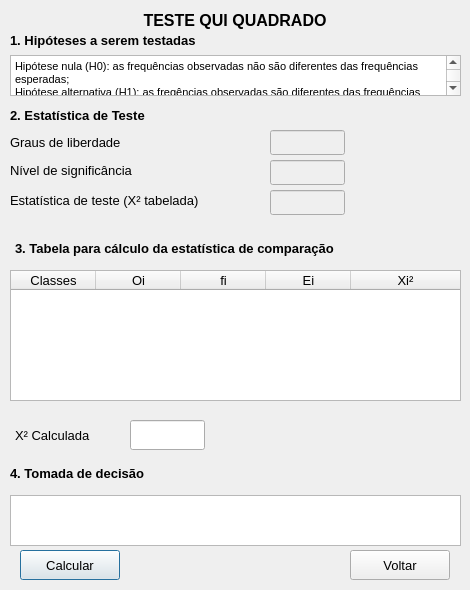
<?xml version="1.0" encoding="UTF-8"?>
<ui version="4.0">
 <class>quiQuadrado</class>
 <widget class="QDialog" name="quiQuadrado">
  <property name="geometry">
   <rect>
    <x>0</x>
    <y>0</y>
    <width>470</width>
    <height>590</height>
   </rect>
  </property>
  <property name="minimumSize">
   <size>
    <width>470</width>
    <height>590</height>
   </size>
  </property>
  <property name="maximumSize">
   <size>
    <width>470</width>
    <height>590</height>
   </size>
  </property>
  <property name="windowTitle">
   <string>UFCA-IDF</string>
  </property>
  <property name="windowIcon">
   <iconset resource="../resources.qrc">
    <normaloff>:/plugins/UFCA_IDF/imagens/icon.png</normaloff>:/plugins/UFCA_IDF/imagens/icon.png</iconset>
  </property>
  <widget class="QLineEdit" name="txtX2Calculada">
   <property name="geometry">
    <rect>
     <x>130</x>
     <y>420</y>
     <width>75</width>
     <height>30</height>
    </rect>
   </property>
   <property name="font">
    <font>
     <family>Arial</family>
     <pointsize>10</pointsize>
    </font>
   </property>
   <property name="readOnly">
    <bool>true</bool>
   </property>
  </widget>
  <widget class="QLabel" name="label_3">
   <property name="geometry">
    <rect>
     <x>10</x>
     <y>105</y>
     <width>186</width>
     <height>21</height>
    </rect>
   </property>
   <property name="font">
    <font>
     <family>Arial</family>
     <pointsize>10</pointsize>
     <weight>75</weight>
     <bold>true</bold>
    </font>
   </property>
   <property name="text">
    <string>2. Estatística de Teste</string>
   </property>
  </widget>
  <widget class="QLabel" name="label_5">
   <property name="geometry">
    <rect>
     <x>10</x>
     <y>160</y>
     <width>191</width>
     <height>21</height>
    </rect>
   </property>
   <property name="font">
    <font>
     <family>Arial</family>
     <pointsize>10</pointsize>
    </font>
   </property>
   <property name="text">
    <string>Nível de significância</string>
   </property>
  </widget>
  <widget class="QPushButton" name="btnCalcularQuiQuadrado">
   <property name="geometry">
    <rect>
     <x>20</x>
     <y>550</y>
     <width>100</width>
     <height>30</height>
    </rect>
   </property>
   <property name="minimumSize">
    <size>
     <width>100</width>
     <height>30</height>
    </size>
   </property>
   <property name="maximumSize">
    <size>
     <width>100</width>
     <height>30</height>
    </size>
   </property>
   <property name="font">
    <font>
     <family>Arial</family>
     <pointsize>10</pointsize>
    </font>
   </property>
   <property name="cursor">
    <cursorShape>PointingHandCursor</cursorShape>
   </property>
   <property name="text">
    <string>Calcular</string>
   </property>
  </widget>
  <widget class="QLineEdit" name="txtNivelInsignificancia">
   <property name="enabled">
    <bool>false</bool>
   </property>
   <property name="geometry">
    <rect>
     <x>270</x>
     <y>160</y>
     <width>75</width>
     <height>25</height>
    </rect>
   </property>
   <property name="font">
    <font>
     <family>Arial</family>
     <pointsize>10</pointsize>
    </font>
   </property>
   <property name="readOnly">
    <bool>true</bool>
   </property>
  </widget>
  <widget class="QLabel" name="label_4">
   <property name="geometry">
    <rect>
     <x>10</x>
     <y>132</y>
     <width>156</width>
     <height>21</height>
    </rect>
   </property>
   <property name="font">
    <font>
     <family>Arial</family>
     <pointsize>10</pointsize>
    </font>
   </property>
   <property name="text">
    <string>Graus de liberdade</string>
   </property>
  </widget>
  <widget class="QTextEdit" name="txtTomadaDecisao">
   <property name="geometry">
    <rect>
     <x>10</x>
     <y>495</y>
     <width>451</width>
     <height>51</height>
    </rect>
   </property>
   <property name="font">
    <font>
     <family>Arial</family>
     <pointsize>10</pointsize>
    </font>
   </property>
   <property name="cursor" stdset="0">
    <cursorShape>ArrowCursor</cursorShape>
   </property>
   <property name="textInteractionFlags">
    <set>Qt::NoTextInteraction</set>
   </property>
  </widget>
  <widget class="QTextEdit" name="txtHipotesesTestadas">
   <property name="geometry">
    <rect>
     <x>10</x>
     <y>55</y>
     <width>451</width>
     <height>41</height>
    </rect>
   </property>
   <property name="font">
    <font>
     <family>Arial</family>
     <pointsize>10</pointsize>
     <weight>75</weight>
     <bold>true</bold>
    </font>
   </property>
   <property name="cursor" stdset="0">
    <cursorShape>ArrowCursor</cursorShape>
   </property>
   <property name="html">
    <string>&lt;!DOCTYPE HTML PUBLIC &quot;-//W3C//DTD HTML 4.0//EN&quot; &quot;http://www.w3.org/TR/REC-html40/strict.dtd&quot;&gt;
&lt;html&gt;&lt;head&gt;&lt;meta name=&quot;qrichtext&quot; content=&quot;1&quot; /&gt;&lt;style type=&quot;text/css&quot;&gt;
p, li { white-space: pre-wrap; }
&lt;/style&gt;&lt;/head&gt;&lt;body style=&quot; font-family:'Arial'; font-size:10pt; font-weight:600; font-style:normal;&quot;&gt;
&lt;p style=&quot; margin-top:0px; margin-bottom:0px; margin-left:0px; margin-right:0px; -qt-block-indent:0; text-indent:0px;&quot;&gt;&lt;span style=&quot; font-family:'MS Shell Dlg 2'; font-size:8.25pt; font-weight:400;&quot;&gt;Hipótese nula (H0): as frequências observadas não são diferentes das frequências esperadas;&lt;/span&gt;&lt;/p&gt;
&lt;p style=&quot; margin-top:0px; margin-bottom:0px; margin-left:0px; margin-right:0px; -qt-block-indent:0; text-indent:0px;&quot;&gt;&lt;span style=&quot; font-family:'MS Shell Dlg 2'; font-size:8.25pt; font-weight:400;&quot;&gt;Hipótese alternativa (H1): as freqências observadas são diferentes das frequências esperadas.&lt;/span&gt;&lt;/p&gt;&lt;/body&gt;&lt;/html&gt;</string>
   </property>
   <property name="textInteractionFlags">
    <set>Qt::NoTextInteraction</set>
   </property>
  </widget>
  <widget class="QLabel" name="label_7">
   <property name="geometry">
    <rect>
     <x>15</x>
     <y>235</y>
     <width>496</width>
     <height>26</height>
    </rect>
   </property>
   <property name="font">
    <font>
     <family>Arial</family>
     <pointsize>10</pointsize>
     <weight>75</weight>
     <bold>true</bold>
    </font>
   </property>
   <property name="text">
    <string>3. Tabela para cálculo da estatística de comparação</string>
   </property>
  </widget>
  <widget class="QLineEdit" name="txtEstatisticaTeste">
   <property name="enabled">
    <bool>false</bool>
   </property>
   <property name="geometry">
    <rect>
     <x>270</x>
     <y>190</y>
     <width>75</width>
     <height>25</height>
    </rect>
   </property>
   <property name="font">
    <font>
     <family>Arial</family>
     <pointsize>10</pointsize>
    </font>
   </property>
   <property name="readOnly">
    <bool>true</bool>
   </property>
  </widget>
  <widget class="QLabel" name="labelTitulo">
   <property name="geometry">
    <rect>
     <x>10</x>
     <y>5</y>
     <width>450</width>
     <height>30</height>
    </rect>
   </property>
   <property name="minimumSize">
    <size>
     <width>450</width>
     <height>30</height>
    </size>
   </property>
   <property name="maximumSize">
    <size>
     <width>450</width>
     <height>30</height>
    </size>
   </property>
   <property name="font">
    <font>
     <family>Arial</family>
     <pointsize>12</pointsize>
     <weight>75</weight>
     <bold>true</bold>
    </font>
   </property>
   <property name="text">
    <string>TESTE QUI QUADRADO</string>
   </property>
   <property name="alignment">
    <set>Qt::AlignCenter</set>
   </property>
  </widget>
  <widget class="QPushButton" name="btnVoltarQuiQuadrado">
   <property name="geometry">
    <rect>
     <x>350</x>
     <y>550</y>
     <width>100</width>
     <height>30</height>
    </rect>
   </property>
   <property name="minimumSize">
    <size>
     <width>100</width>
     <height>30</height>
    </size>
   </property>
   <property name="maximumSize">
    <size>
     <width>100</width>
     <height>30</height>
    </size>
   </property>
   <property name="font">
    <font>
     <family>Arial</family>
     <pointsize>10</pointsize>
    </font>
   </property>
   <property name="cursor">
    <cursorShape>PointingHandCursor</cursorShape>
   </property>
   <property name="text">
    <string>Voltar</string>
   </property>
  </widget>
  <widget class="QLabel" name="label_8">
   <property name="geometry">
    <rect>
     <x>15</x>
     <y>420</y>
     <width>111</width>
     <height>31</height>
    </rect>
   </property>
   <property name="font">
    <font>
     <family>Arial</family>
     <pointsize>10</pointsize>
    </font>
   </property>
   <property name="text">
    <string>X² Calculada</string>
   </property>
  </widget>
  <widget class="QLabel" name="label_6">
   <property name="geometry">
    <rect>
     <x>10</x>
     <y>190</y>
     <width>251</width>
     <height>21</height>
    </rect>
   </property>
   <property name="font">
    <font>
     <family>Arial</family>
     <pointsize>10</pointsize>
    </font>
   </property>
   <property name="text">
    <string>Estatística de teste (X² tabelada)</string>
   </property>
  </widget>
  <widget class="QLabel" name="label_2">
   <property name="geometry">
    <rect>
     <x>10</x>
     <y>30</y>
     <width>256</width>
     <height>21</height>
    </rect>
   </property>
   <property name="font">
    <font>
     <family>Arial</family>
     <pointsize>10</pointsize>
     <weight>75</weight>
     <bold>true</bold>
    </font>
   </property>
   <property name="text">
    <string>1. Hipóteses a serem testadas</string>
   </property>
  </widget>
  <widget class="QLineEdit" name="txtGrauLiberdade">
   <property name="enabled">
    <bool>false</bool>
   </property>
   <property name="geometry">
    <rect>
     <x>270</x>
     <y>130</y>
     <width>75</width>
     <height>25</height>
    </rect>
   </property>
   <property name="font">
    <font>
     <family>Arial</family>
     <pointsize>10</pointsize>
    </font>
   </property>
   <property name="readOnly">
    <bool>true</bool>
   </property>
  </widget>
  <widget class="QTableWidget" name="tableCalculoComparacao">
   <property name="geometry">
    <rect>
     <x>10</x>
     <y>270</y>
     <width>451</width>
     <height>131</height>
    </rect>
   </property>
   <property name="font">
    <font>
     <family>Arial</family>
     <pointsize>10</pointsize>
    </font>
   </property>
   <attribute name="horizontalHeaderDefaultSectionSize">
    <number>85</number>
   </attribute>
   <attribute name="horizontalHeaderMinimumSectionSize">
    <number>65</number>
   </attribute>
   <attribute name="horizontalHeaderStretchLastSection">
    <bool>true</bool>
   </attribute>
   <column>
    <property name="text">
     <string>Classes</string>
    </property>
   </column>
   <column>
    <property name="text">
     <string>Oi</string>
    </property>
   </column>
   <column>
    <property name="text">
     <string>fi</string>
    </property>
   </column>
   <column>
    <property name="text">
     <string>Ei</string>
    </property>
   </column>
   <column>
    <property name="text">
     <string>Xi²</string>
    </property>
   </column>
  </widget>
  <widget class="QLabel" name="label_9">
   <property name="geometry">
    <rect>
     <x>10</x>
     <y>460</y>
     <width>171</width>
     <height>26</height>
    </rect>
   </property>
   <property name="font">
    <font>
     <family>Arial</family>
     <pointsize>10</pointsize>
     <weight>75</weight>
     <bold>true</bold>
    </font>
   </property>
   <property name="text">
    <string>4. Tomada de decisão</string>
   </property>
  </widget>
 </widget>
 <resources/>
 <connections/>
</ui>
